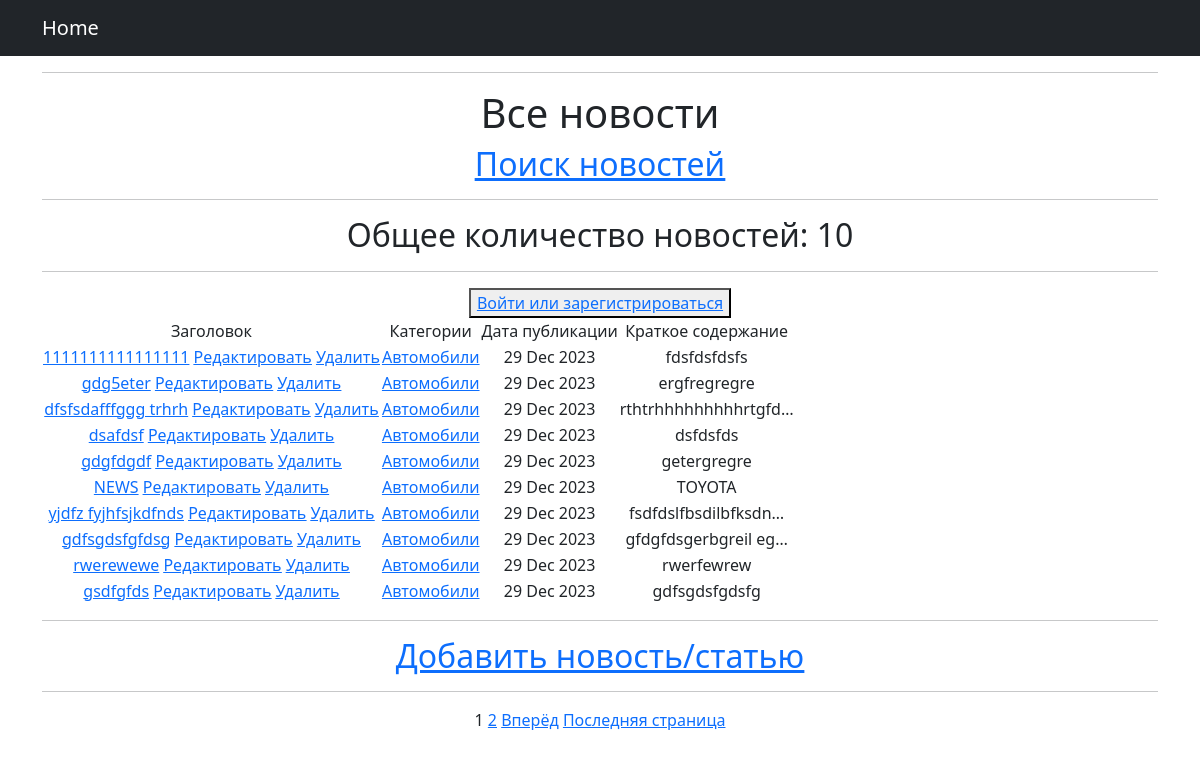
The app's page /news/categories/4/, older data.
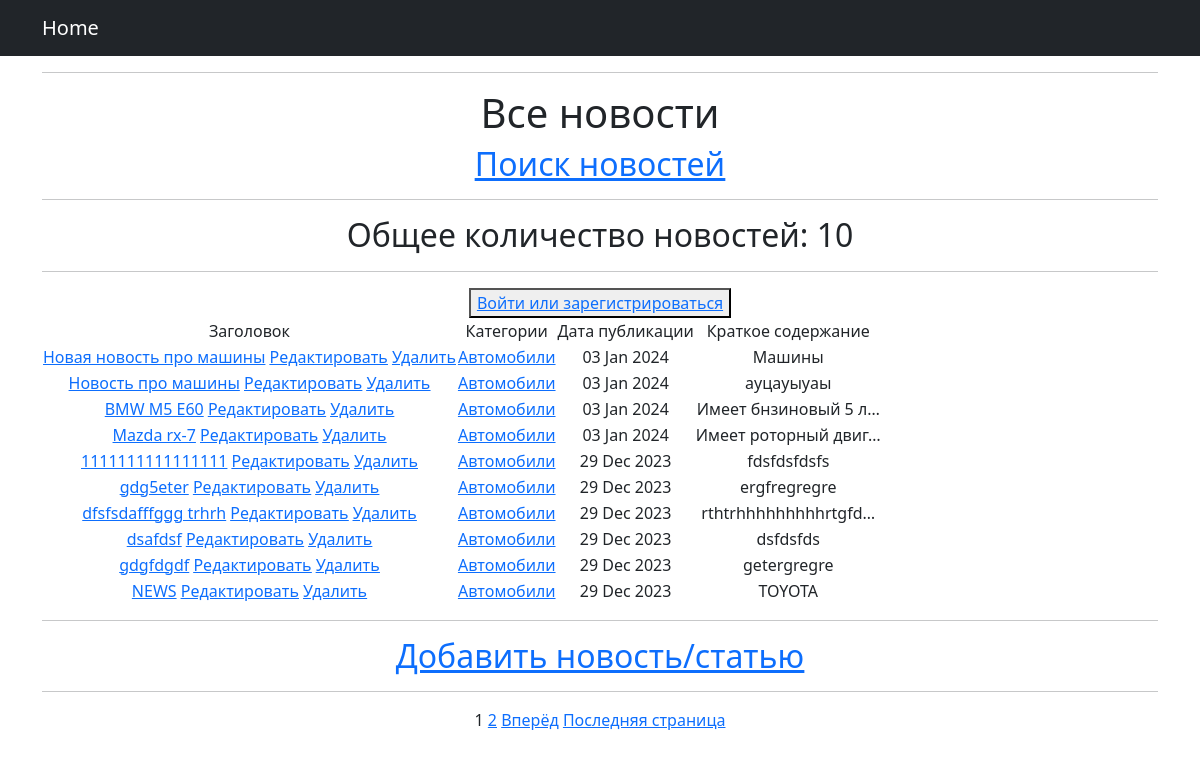
The same page, newer data.
### news_p/models.py (models this page shows, shortened)
class Post(models.Model):
    news = 'NW'
    article = "AR"
    POST_TYPE = [(news, 'Новость'), (article, 'Статья'),]
    type = models.CharField(max_length=2, choices=POST_TYPE, default=news)
    date = models.DateTimeField(auto_now_add=True)
    title = models.CharField(max_length=255)
    text = models.TextField()
    rating = models.IntegerField(default=0)
    author = models.ForeignKey(Author, on_delete=models.CASCADE)
    category = models.ManyToManyField(Category, through='PostCategory')

class Category(models.Model):
    name = models.CharField(max_length=255, unique=True)
    subscribers = models.ManyToManyField(User, blank=True, null=True, related_name='categories')
    def __str__(self):
        return self.name.title()

### news_p/views.py (the view)
# urls.py: path('categories/<int:pk>/', CategoryListView.as_view(), name='category_list'),
class CategoryListView(PostList):
    model = Post
    template_name = 'category_list.html'
    context_object_name = 'category_news_list'
    def get_queryset(self):
        self.category = get_object_or_404(Category, id=self.kwargs['pk'])
        queryset = Post.objects.filter(category=self.category).order_by('-date')
        return queryset
    def get_context_data(self, **kwargs):
        context = super().get_context_data(**kwargs)
        context['is_not_subscriber'] = self.request.user not in self.category.subscribers.all()
        context['category'] = self.category
        return context

### news_p/templatetags/custom_filters.py (called while the page is built)
@register.filter()
def censor(value):
    if type(value) != str:
        raise TypeError('Необходимо передать строку!')
    else:
        for word in value.split():
            if word.lower() in CENS_LIST:
                cens_word = word[0] + ((len(word) - 1) * '*')
                value = value.replace(word, cens_word)
    return value

### news_p/templatetags/custom_tags.py (called while the page is built)
@register.simple_tag(takes_context=True)
def url_replace(context, **kwargs):
   d = context['request'].GET.copy()
   for k, v in kwargs.items():
       d[k] = v
   return d.urlencode()

### templates/category_list.html (shortened to what this page needs)
{% extends 'flatpages/default.html' %}
{% load custom_filters %}
{% load custom_tags %}
{% block title %}
<hr>
<h1>Все новости</h1>
<a href="{% url 'search' %}"><u><h2>Поиск новостей</h2></u></a>
<hr>
{% endblock title %}
{% block content %}
<h2>Общее количество новостей: {{ category_news_list|length }}</h2>
<hr>
{% if request.user.username %}
    <h2>{{ request.user.username }}</h2>
    <button><a href="{% url 'profile' %}">В личный кабинет</a></button>
    {% if is_not_subscriber %}
        <button><a href="{% url 'subscribe' category.id %}">Подписаться</a> </button>
    {% endif %}
{% else %}
    <button><a href="{% url 'profile' %}">Войти или зарегистрироваться</a></button>
{% endif %}
<table>
    <thead>
        <td> Заголовок </td>
        <td> Категории </td>
        <td> Дата публикации </td>
        <td> Краткое содержание </td>
    </thead>
    {% for post in category_news_list %}
        <tr>
            <td>
                <a href="{% url 'news_detail' post.id %}">{{ post.title|censor }}</a>
                <a href="{% url 'news_edit' post.id %}"><u>Редактировать</u></a>
                <a href="{% url 'news_delete' post.id %}"><u>Удалить</u></a>
            </td>
            <td>
                {% for category in post.category.all %}
                    <a href=" url 'category_list' category.id">{{ category }}</a>
                {% endfor %}
            </td>
            <td>{{ post.date|date:'d M Y' }}</td>
            <td>{{ post.text|truncatechars:20|censor }}</td>
        </tr>
    {% endfor %}
</table>
<hr>
<a href="{% url 'news_add' %}"><h2>Добавить новость/статью</h2></a>
<hr>
{% if is_paginated %}
    {% for num in page_obj.paginator.page_range %}
        {% if page_obj.number == num %}
            <a>{{ num }}</a>
        {% elif num > page_obj.number|add:'-3' and num < page_obj.number|add:'3' %}            <a href="?{% url_replace page=num %}">{{ num }}</a>
        {% endif %}
    {% endfor %}
    {% if page_obj.has_next %}
        <a href="?{% url_replace page=page_obj.next_page_number %}">Вперёд</a>
        <a href="?{% url_replace page=page_obj.paginator.num_pages %}">Последняя страница</a>
    {% endif %}
{% endif %}
{% endblock content %}

Row changes from the older to the newer data that the page shows:
no longer on this page (row unchanged): Post: title|censor "yjdfz fyjhfsjkdfnds", date "29 Dec 2023", text|censor "fsdfdslfbsdilbfksdn…", Category (name "Автомобили")
no longer on this page (row unchanged): Post: title|censor "gdfsgdsfgfdsg", date "29 Dec 2023", text|censor "gfdgfdsgerbgreil eg…", Category (name "Автомобили")
no longer on this page (row unchanged): Post: title|censor "rwerewewe", date "29 Dec 2023", text|censor "rwerfewrew", Category (name "Автомобили")
no longer on this page (row unchanged): Post: title|censor "gsdfgfds", date "29 Dec 2023", text|censor "gdfsgdsfgdsfg", Category (name "Автомобили")
added Post: title|censor "Новая новость про машины", date "03 Jan 2024", text|censor "Машины", Category (name "Автомобили")
added Post: title|censor "Новость про машины", date "03 Jan 2024", text|censor "ауцауыуаы", Category (name "Автомобили")
added Post: title|censor "BMW M5 E60", date "03 Jan 2024", text|censor "Имеет бнзиновый 5 л…", Category (name "Автомобили")
added Post: title|censor "Mazda rx-7", date "03 Jan 2024", text|censor "Имеет роторный двиг…", Category (name "Автомобили")
